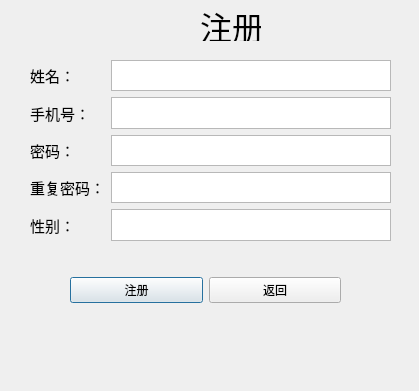
<?xml version="1.0" encoding="UTF-8"?>
<ui version="4.0">
 <class>Dialog</class>
 <widget class="QDialog" name="Dialog">
  <property name="geometry">
   <rect>
    <x>0</x>
    <y>0</y>
    <width>419</width>
    <height>391</height>
   </rect>
  </property>
  <property name="windowTitle">
   <string>Dialog</string>
  </property>
  <widget class="QWidget" name="horizontalLayoutWidget">
   <property name="geometry">
    <rect>
     <x>70</x>
     <y>240</y>
     <width>271</width>
     <height>101</height>
    </rect>
   </property>
   <layout class="QHBoxLayout" name="horizontalLayout">
    <item>
     <widget class="QPushButton" name="pushButton">
      <property name="text">
       <string>注册</string>
      </property>
     </widget>
    </item>
    <item>
     <widget class="QPushButton" name="pushButton_2">
      <property name="text">
       <string>返回</string>
      </property>
     </widget>
    </item>
   </layout>
  </widget>
  <widget class="QWidget" name="formLayoutWidget">
   <property name="geometry">
    <rect>
     <x>30</x>
     <y>60</y>
     <width>361</width>
     <height>181</height>
    </rect>
   </property>
   <layout class="QFormLayout" name="formLayout">
    <item row="0" column="0">
     <widget class="QLabel" name="label">
      <property name="font">
       <font>
        <family>Agency FB</family>
        <pointsize>11</pointsize>
       </font>
      </property>
      <property name="text">
       <string>姓名：</string>
      </property>
     </widget>
    </item>
    <item row="1" column="0">
     <widget class="QLabel" name="label_2">
      <property name="font">
       <font>
        <family>Agency FB</family>
        <pointsize>11</pointsize>
       </font>
      </property>
      <property name="text">
       <string>手机号：</string>
      </property>
     </widget>
    </item>
    <item row="2" column="0">
     <widget class="QLabel" name="label_3">
      <property name="font">
       <font>
        <family>Agency FB</family>
        <pointsize>11</pointsize>
       </font>
      </property>
      <property name="text">
       <string>密码：</string>
      </property>
     </widget>
    </item>
    <item row="3" column="0">
     <widget class="QLabel" name="label_4">
      <property name="font">
       <font>
        <family>Agency FB</family>
        <pointsize>11</pointsize>
       </font>
      </property>
      <property name="text">
       <string>重复密码：</string>
      </property>
     </widget>
    </item>
    <item row="4" column="0">
     <widget class="QLabel" name="label_5">
      <property name="font">
       <font>
        <family>Agency FB</family>
        <pointsize>11</pointsize>
       </font>
      </property>
      <property name="text">
       <string>性别：</string>
      </property>
     </widget>
    </item>
    <item row="0" column="1">
     <widget class="QTextEdit" name="textEdit"/>
    </item>
    <item row="1" column="1">
     <widget class="QTextEdit" name="textEdit_2"/>
    </item>
    <item row="2" column="1">
     <widget class="QTextEdit" name="textEdit_3"/>
    </item>
    <item row="3" column="1">
     <widget class="QTextEdit" name="textEdit_4"/>
    </item>
    <item row="4" column="1">
     <widget class="QTextEdit" name="textEdit_5"/>
    </item>
   </layout>
  </widget>
  <widget class="QLabel" name="label_6">
   <property name="geometry">
    <rect>
     <x>200</x>
     <y>10</y>
     <width>61</width>
     <height>31</height>
    </rect>
   </property>
   <property name="font">
    <font>
     <family>Agency FB</family>
     <pointsize>24</pointsize>
    </font>
   </property>
   <property name="text">
    <string>注册</string>
   </property>
  </widget>
 </widget>
 <resources/>
 <connections/>
</ui>
